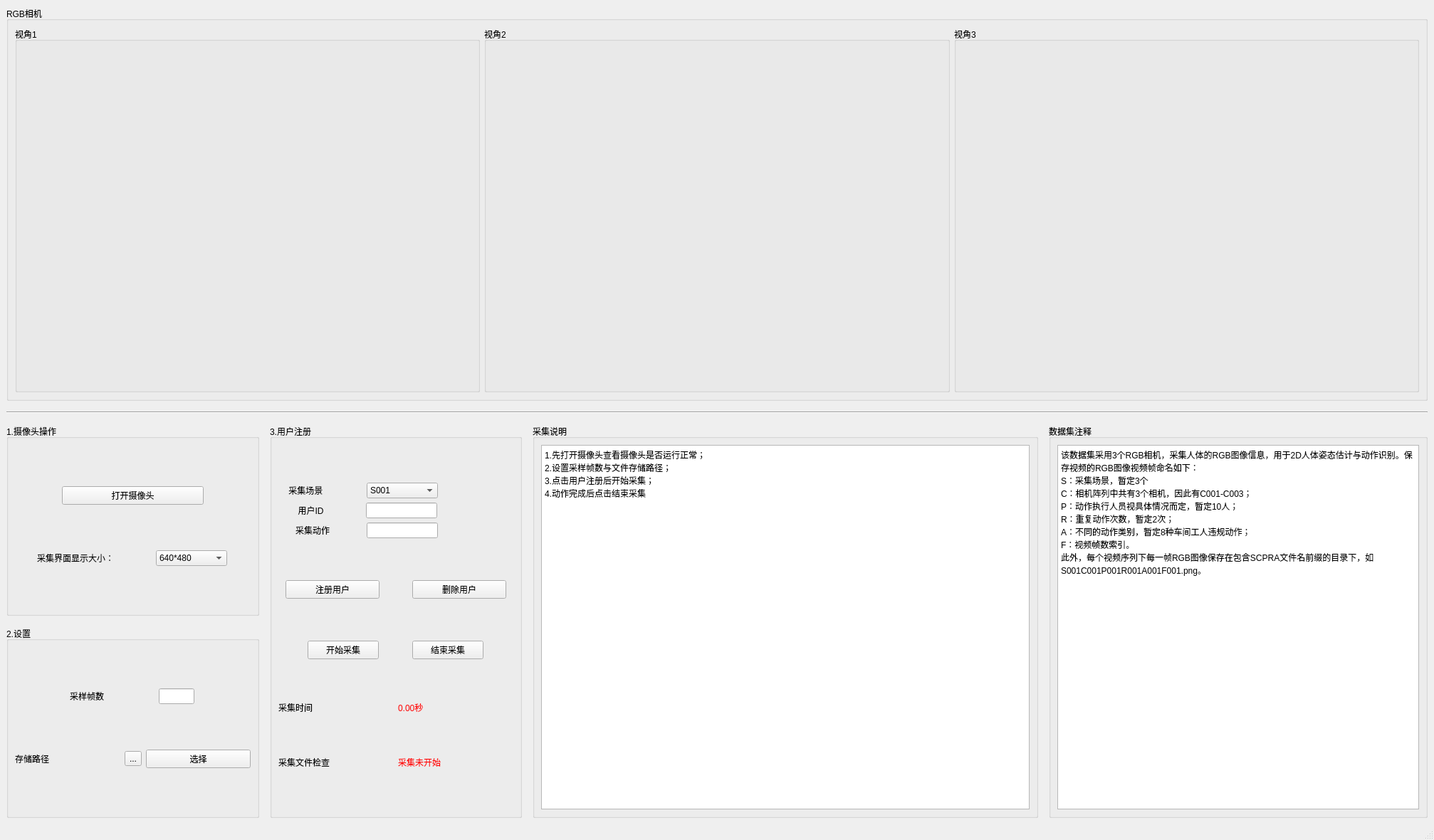
<?xml version="1.0" encoding="UTF-8"?>
<ui version="4.0">
 <class>mainWindow</class>
 <widget class="QMainWindow" name="mainWindow">
  <property name="geometry">
   <rect>
    <x>0</x>
    <y>0</y>
    <width>2014</width>
    <height>1180</height>
   </rect>
  </property>
  <property name="windowTitle">
   <string>毕设数据采集</string>
  </property>
  <property name="windowIcon">
   <iconset>
    <normaloff>西大图标.png</normaloff>西大图标.png</iconset>
  </property>
  <widget class="QWidget" name="centralwidget">
   <layout class="QVBoxLayout" name="verticalLayout_5" stretch="1,1,1">
    <property name="spacing">
     <number>15</number>
    </property>
    <item>
     <widget class="QGroupBox" name="groupBox_3">
      <property name="title">
       <string>RGB相机</string>
      </property>
      <layout class="QHBoxLayout" name="horizontalLayout_2">
       <item>
        <widget class="QGroupBox" name="View1Groupbox">
         <property name="title">
          <string>视角1</string>
         </property>
         <layout class="QVBoxLayout" name="verticalLayout_7">
          <item>
           <widget class="QLabel" name="View_1">
            <property name="text">
             <string/>
            </property>
           </widget>
          </item>
         </layout>
        </widget>
       </item>
       <item>
        <widget class="QGroupBox" name="View2Groupbox">
         <property name="title">
          <string>视角2</string>
         </property>
         <layout class="QVBoxLayout" name="verticalLayout_8">
          <item>
           <widget class="QLabel" name="View_2">
            <property name="text">
             <string/>
            </property>
           </widget>
          </item>
         </layout>
        </widget>
       </item>
       <item>
        <widget class="QGroupBox" name="View3Groupbox">
         <property name="title">
          <string>视角3</string>
         </property>
         <layout class="QVBoxLayout" name="verticalLayout_9">
          <item>
           <widget class="QLabel" name="View_3">
            <property name="text">
             <string/>
            </property>
           </widget>
          </item>
         </layout>
        </widget>
       </item>
      </layout>
     </widget>
    </item>
    <item>
     <widget class="Line" name="line_2">
      <property name="orientation">
       <enum>Qt::Horizontal</enum>
      </property>
     </widget>
    </item>
    <item>
     <layout class="QHBoxLayout" name="horizontalLayout_14" stretch="4,4,8,6">
      <item>
       <layout class="QVBoxLayout" name="verticalLayout_4" stretch="8,8">
        <property name="spacing">
         <number>15</number>
        </property>
        <item>
         <widget class="QGroupBox" name="groupBox_9">
          <property name="title">
           <string>1.摄像头操作</string>
          </property>
          <layout class="QVBoxLayout" name="verticalLayout_10">
           <item>
            <layout class="QHBoxLayout" name="horizontalLayout_8" stretch="1,3,1">
             <item>
              <spacer name="horizontalSpacer_2">
               <property name="orientation">
                <enum>Qt::Horizontal</enum>
               </property>
               <property name="sizeHint" stdset="0">
                <size>
                 <width>40</width>
                 <height>20</height>
                </size>
               </property>
              </spacer>
             </item>
             <item>
              <widget class="QPushButton" name="OpenCamButton">
               <property name="sizePolicy">
                <sizepolicy hsizetype="Expanding" vsizetype="Fixed">
                 <horstretch>0</horstretch>
                 <verstretch>0</verstretch>
                </sizepolicy>
               </property>
               <property name="maximumSize">
                <size>
                 <width>200</width>
                 <height>16777215</height>
                </size>
               </property>
               <property name="text">
                <string>打开摄像头</string>
               </property>
              </widget>
             </item>
             <item>
              <spacer name="horizontalSpacer">
               <property name="orientation">
                <enum>Qt::Horizontal</enum>
               </property>
               <property name="sizeHint" stdset="0">
                <size>
                 <width>40</width>
                 <height>20</height>
                </size>
               </property>
              </spacer>
             </item>
            </layout>
           </item>
           <item>
            <layout class="QHBoxLayout" name="horizontalLayout_6">
             <item>
              <widget class="QLabel" name="label">
               <property name="sizePolicy">
                <sizepolicy hsizetype="Preferred" vsizetype="Fixed">
                 <horstretch>0</horstretch>
                 <verstretch>0</verstretch>
                </sizepolicy>
               </property>
               <property name="maximumSize">
                <size>
                 <width>130</width>
                 <height>16777215</height>
                </size>
               </property>
               <property name="text">
                <string>采集界面显示大小：</string>
               </property>
              </widget>
             </item>
             <item>
              <widget class="QComboBox" name="ShownSizebox">
               <property name="maximumSize">
                <size>
                 <width>100</width>
                 <height>16777215</height>
                </size>
               </property>
               <item>
                <property name="text">
                 <string>640*480</string>
                </property>
               </item>
               <item>
                <property name="text">
                 <string>320*240</string>
                </property>
               </item>
              </widget>
             </item>
            </layout>
           </item>
          </layout>
         </widget>
        </item>
        <item>
         <widget class="QGroupBox" name="groupBox_10">
          <property name="title">
           <string>2.设置</string>
          </property>
          <layout class="QVBoxLayout" name="verticalLayout">
           <item>
            <layout class="QHBoxLayout" name="horizontalLayout_12" stretch="5,5">
             <property name="spacing">
              <number>0</number>
             </property>
             <property name="sizeConstraint">
              <enum>QLayout::SetMinimumSize</enum>
             </property>
             <property name="rightMargin">
              <number>0</number>
             </property>
             <item>
              <widget class="QLabel" name="FrameLabel">
               <property name="sizePolicy">
                <sizepolicy hsizetype="Fixed" vsizetype="Preferred">
                 <horstretch>0</horstretch>
                 <verstretch>0</verstretch>
                </sizepolicy>
               </property>
               <property name="text">
                <string>采样帧数</string>
               </property>
              </widget>
             </item>
             <item>
              <widget class="QLineEdit" name="FrameEditLine">
               <property name="enabled">
                <bool>true</bool>
               </property>
               <property name="sizePolicy">
                <sizepolicy hsizetype="Preferred" vsizetype="Fixed">
                 <horstretch>0</horstretch>
                 <verstretch>0</verstretch>
                </sizepolicy>
               </property>
               <property name="maximumSize">
                <size>
                 <width>50</width>
                 <height>16777215</height>
                </size>
               </property>
              </widget>
             </item>
            </layout>
           </item>
           <item>
            <layout class="QHBoxLayout" name="horizontalLayout_13">
             <item>
              <widget class="QLabel" name="SavePathLabel">
               <property name="text">
                <string>存储路径</string>
               </property>
              </widget>
             </item>
             <item>
              <widget class="QToolButton" name="ShowPathButton">
               <property name="text">
                <string>...</string>
               </property>
              </widget>
             </item>
             <item>
              <widget class="QPushButton" name="PathOpenButton">
               <property name="text">
                <string>选择</string>
               </property>
              </widget>
             </item>
            </layout>
           </item>
          </layout>
         </widget>
        </item>
       </layout>
      </item>
      <item>
       <widget class="QGroupBox" name="groupBox_2">
        <property name="sizePolicy">
         <sizepolicy hsizetype="Minimum" vsizetype="Preferred">
          <horstretch>1</horstretch>
          <verstretch>0</verstretch>
         </sizepolicy>
        </property>
        <property name="title">
         <string>3.用户注册</string>
        </property>
        <layout class="QVBoxLayout" name="verticalLayout_3" stretch="5,5,5,1,1">
         <item>
          <layout class="QVBoxLayout" name="verticalLayout_2">
           <item>
            <layout class="QHBoxLayout" name="horizontalLayout_11" stretch="2,4">
             <property name="spacing">
              <number>7</number>
             </property>
             <property name="rightMargin">
              <number>95</number>
             </property>
             <item>
              <widget class="QLabel" name="SceneLabel">
               <property name="sizePolicy">
                <sizepolicy hsizetype="Preferred" vsizetype="Preferred">
                 <horstretch>0</horstretch>
                 <verstretch>0</verstretch>
                </sizepolicy>
               </property>
               <property name="maximumSize">
                <size>
                 <width>95</width>
                 <height>16777215</height>
                </size>
               </property>
               <property name="text">
                <string> 采集场景</string>
               </property>
              </widget>
             </item>
             <item>
              <widget class="QComboBox" name="SceneChosenBox">
               <property name="maximumSize">
                <size>
                 <width>100</width>
                 <height>16777215</height>
                </size>
               </property>
               <item>
                <property name="text">
                 <string>S001</string>
                </property>
               </item>
               <item>
                <property name="text">
                 <string>S002</string>
                </property>
               </item>
               <item>
                <property name="text">
                 <string>S003</string>
                </property>
               </item>
              </widget>
             </item>
            </layout>
           </item>
           <item>
            <layout class="QHBoxLayout" name="horizontalLayout_10" stretch="0,0">
             <property name="spacing">
              <number>1</number>
             </property>
             <property name="sizeConstraint">
              <enum>QLayout::SetDefaultConstraint</enum>
             </property>
             <property name="rightMargin">
              <number>85</number>
             </property>
             <item>
              <widget class="QLabel" name="IDLabel">
               <property name="sizePolicy">
                <sizepolicy hsizetype="Preferred" vsizetype="Fixed">
                 <horstretch>0</horstretch>
                 <verstretch>0</verstretch>
                </sizepolicy>
               </property>
               <property name="maximumSize">
                <size>
                 <width>80</width>
                 <height>16777215</height>
                </size>
               </property>
               <property name="text">
                <string>  用户ID</string>
               </property>
              </widget>
             </item>
             <item>
              <widget class="QLineEdit" name="ID_EditLine">
               <property name="sizePolicy">
                <sizepolicy hsizetype="Expanding" vsizetype="Fixed">
                 <horstretch>0</horstretch>
                 <verstretch>0</verstretch>
                </sizepolicy>
               </property>
               <property name="maximumSize">
                <size>
                 <width>100</width>
                 <height>16777215</height>
                </size>
               </property>
              </widget>
             </item>
            </layout>
           </item>
           <item>
            <layout class="QHBoxLayout" name="horizontalLayout_9" stretch="0,0">
             <property name="rightMargin">
              <number>80</number>
             </property>
             <item>
              <widget class="QLabel" name="ActionLabel">
               <property name="maximumSize">
                <size>
                 <width>70</width>
                 <height>16777215</height>
                </size>
               </property>
               <property name="text">
                <string>采集动作</string>
               </property>
              </widget>
             </item>
             <item>
              <widget class="QLineEdit" name="ActionEditLine">
               <property name="sizePolicy">
                <sizepolicy hsizetype="Expanding" vsizetype="Fixed">
                 <horstretch>0</horstretch>
                 <verstretch>0</verstretch>
                </sizepolicy>
               </property>
               <property name="maximumSize">
                <size>
                 <width>100</width>
                 <height>16777215</height>
                </size>
               </property>
              </widget>
             </item>
            </layout>
           </item>
          </layout>
         </item>
         <item>
          <layout class="QHBoxLayout" name="horizontalLayout_7" stretch="1,0,1">
           <property name="leftMargin">
            <number>10</number>
           </property>
           <property name="rightMargin">
            <number>10</number>
           </property>
           <item>
            <widget class="QPushButton" name="SignupButton">
             <property name="text">
              <string>注册用户</string>
             </property>
            </widget>
           </item>
           <item>
            <spacer name="horizontalSpacer_3">
             <property name="orientation">
              <enum>Qt::Horizontal</enum>
             </property>
             <property name="sizeHint" stdset="0">
              <size>
               <width>40</width>
               <height>20</height>
              </size>
             </property>
            </spacer>
           </item>
           <item>
            <widget class="QPushButton" name="DeleteButton">
             <property name="text">
              <string>删除用户</string>
             </property>
            </widget>
           </item>
          </layout>
         </item>
         <item>
          <layout class="QHBoxLayout" name="horizontalLayout_4" stretch="0,0">
           <item>
            <widget class="QPushButton" name="StartCollectButton">
             <property name="maximumSize">
              <size>
               <width>100</width>
               <height>16777215</height>
              </size>
             </property>
             <property name="text">
              <string>开始采集</string>
             </property>
            </widget>
           </item>
           <item>
            <widget class="QPushButton" name="EndCollectButton">
             <property name="maximumSize">
              <size>
               <width>100</width>
               <height>16777215</height>
              </size>
             </property>
             <property name="text">
              <string>结束采集</string>
             </property>
            </widget>
           </item>
          </layout>
         </item>
         <item>
          <layout class="QHBoxLayout" name="horizontalLayout_5">
           <item>
            <widget class="QLabel" name="ProgressLabel_2">
             <property name="text">
              <string>采集时间</string>
             </property>
            </widget>
           </item>
           <item>
            <widget class="QLabel" name="ShowCollectTime">
             <property name="enabled">
              <bool>true</bool>
             </property>
             <property name="sizePolicy">
              <sizepolicy hsizetype="Preferred" vsizetype="Fixed">
               <horstretch>0</horstretch>
               <verstretch>0</verstretch>
              </sizepolicy>
             </property>
             <property name="styleSheet">
              <string notr="true">QLabel{
color:rgb(255, 0, 0)
}</string>
             </property>
             <property name="text">
              <string>0.00秒</string>
             </property>
            </widget>
           </item>
          </layout>
         </item>
         <item>
          <layout class="QHBoxLayout" name="horizontalLayout">
           <item>
            <widget class="QLabel" name="ProgressLabel">
             <property name="text">
              <string>采集文件检查</string>
             </property>
            </widget>
           </item>
           <item>
            <widget class="QLabel" name="ShowCollectStatus">
             <property name="enabled">
              <bool>true</bool>
             </property>
             <property name="sizePolicy">
              <sizepolicy hsizetype="Preferred" vsizetype="Fixed">
               <horstretch>0</horstretch>
               <verstretch>0</verstretch>
              </sizepolicy>
             </property>
             <property name="styleSheet">
              <string notr="true">QLabel{
color:rgb(255, 0, 0)
}</string>
             </property>
             <property name="text">
              <string>采集未开始</string>
             </property>
            </widget>
           </item>
          </layout>
         </item>
        </layout>
       </widget>
      </item>
      <item>
       <widget class="QGroupBox" name="groupBox">
        <property name="title">
         <string>采集说明</string>
        </property>
        <layout class="QVBoxLayout" name="verticalLayout_6">
         <item>
          <widget class="QPlainTextEdit" name="plainTextEdit">
           <property name="plainText">
            <string>1.先打开摄像头查看摄像头是否运行正常；
2.设置采样帧数与文件存储路径；
3.点击用户注册后开始采集；
4.动作完成后点击结束采集</string>
           </property>
          </widget>
         </item>
        </layout>
       </widget>
      </item>
      <item>
       <widget class="QGroupBox" name="groupBox_8">
        <property name="title">
         <string>数据集注释</string>
        </property>
        <layout class="QHBoxLayout" name="horizontalLayout_3">
         <item>
          <widget class="QTextEdit" name="Annotation">
           <property name="sizePolicy">
            <sizepolicy hsizetype="Minimum" vsizetype="Preferred">
             <horstretch>4</horstretch>
             <verstretch>0</verstretch>
            </sizepolicy>
           </property>
           <property name="html">
            <string>&lt;!DOCTYPE HTML PUBLIC &quot;-//W3C//DTD HTML 4.0//EN&quot; &quot;http://www.w3.org/TR/REC-html40/strict.dtd&quot;&gt;
&lt;html&gt;&lt;head&gt;&lt;meta name=&quot;qrichtext&quot; content=&quot;1&quot; /&gt;&lt;style type=&quot;text/css&quot;&gt;
p, li { white-space: pre-wrap; }
&lt;/style&gt;&lt;/head&gt;&lt;body style=&quot; font-family:'SimSun'; font-size:9pt; font-weight:400; font-style:normal;&quot;&gt;
&lt;p style=&quot; margin-top:0px; margin-bottom:0px; margin-left:0px; margin-right:0px; -qt-block-indent:0; text-indent:0px;&quot;&gt;该数据集采用3个RGB相机，采集人体的RGB图像信息，用于2D人体姿态估计与动作识别。保存视频的RGB图像视频帧命名如下：&lt;/p&gt;
&lt;p style=&quot; margin-top:0px; margin-bottom:0px; margin-left:0px; margin-right:0px; -qt-block-indent:0; text-indent:0px;&quot;&gt;S：采集场景，暂定3个&lt;/p&gt;
&lt;p style=&quot; margin-top:0px; margin-bottom:0px; margin-left:0px; margin-right:0px; -qt-block-indent:0; text-indent:0px;&quot;&gt;C：相机阵列中共有3个相机，因此有C001-C003；&lt;/p&gt;
&lt;p style=&quot; margin-top:0px; margin-bottom:0px; margin-left:0px; margin-right:0px; -qt-block-indent:0; text-indent:0px;&quot;&gt;P：动作执行人员视具体情况而定，暂定10人；&lt;/p&gt;
&lt;p style=&quot; margin-top:0px; margin-bottom:0px; margin-left:0px; margin-right:0px; -qt-block-indent:0; text-indent:0px;&quot;&gt;R：重复动作次数，暂定2次；&lt;/p&gt;
&lt;p style=&quot; margin-top:0px; margin-bottom:0px; margin-left:0px; margin-right:0px; -qt-block-indent:0; text-indent:0px;&quot;&gt;A：不同的动作类别，暂定8种车间工人违规动作；&lt;/p&gt;
&lt;p style=&quot; margin-top:0px; margin-bottom:0px; margin-left:0px; margin-right:0px; -qt-block-indent:0; text-indent:0px;&quot;&gt;F：视频帧数索引。&lt;/p&gt;
&lt;p style=&quot; margin-top:0px; margin-bottom:0px; margin-left:0px; margin-right:0px; -qt-block-indent:0; text-indent:0px;&quot;&gt;此外，每个视频序列下每一帧RGB图像保存在包含SCPRA文件名前缀的目录下，如S001C001P001R001A001F001.png。&lt;/p&gt;&lt;/body&gt;&lt;/html&gt;</string>
           </property>
          </widget>
         </item>
        </layout>
       </widget>
      </item>
     </layout>
    </item>
   </layout>
  </widget>
  <widget class="QStatusBar" name="statusbar"/>
  <action name="actionopen">
   <property name="text">
    <string>open</string>
   </property>
  </action>
  <action name="actionclose">
   <property name="text">
    <string>close</string>
   </property>
  </action>
 </widget>
 <resources/>
 <connections>
  <connection>
   <sender>SignupButton</sender>
   <signal>clicked(bool)</signal>
   <receiver>ActionEditLine</receiver>
   <slot>setEnabled(bool)</slot>
   <hints>
    <hint type="sourcelabel">
     <x>422</x>
     <y>818</y>
    </hint>
    <hint type="destinationlabel">
     <x>581</x>
     <y>732</y>
    </hint>
   </hints>
  </connection>
  <connection>
   <sender>SignupButton</sender>
   <signal>clicked(bool)</signal>
   <receiver>ID_EditLine</receiver>
   <slot>setEnabled(bool)</slot>
   <hints>
    <hint type="sourcelabel">
     <x>411</x>
     <y>818</y>
    </hint>
    <hint type="destinationlabel">
     <x>561</x>
     <y>684</y>
    </hint>
   </hints>
  </connection>
  <connection>
   <sender>SignupButton</sender>
   <signal>clicked(bool)</signal>
   <receiver>SceneChosenBox</receiver>
   <slot>setEnabled(bool)</slot>
   <hints>
    <hint type="sourcelabel">
     <x>399</x>
     <y>821</y>
    </hint>
    <hint type="destinationlabel">
     <x>551</x>
     <y>635</y>
    </hint>
   </hints>
  </connection>
  <connection>
   <sender>DeleteButton</sender>
   <signal>clicked(bool)</signal>
   <receiver>ActionEditLine</receiver>
   <slot>setDisabled(bool)</slot>
   <hints>
    <hint type="sourcelabel">
     <x>566</x>
     <y>822</y>
    </hint>
    <hint type="destinationlabel">
     <x>581</x>
     <y>732</y>
    </hint>
   </hints>
  </connection>
  <connection>
   <sender>DeleteButton</sender>
   <signal>clicked(bool)</signal>
   <receiver>ID_EditLine</receiver>
   <slot>setDisabled(bool)</slot>
   <hints>
    <hint type="sourcelabel">
     <x>618</x>
     <y>825</y>
    </hint>
    <hint type="destinationlabel">
     <x>561</x>
     <y>684</y>
    </hint>
   </hints>
  </connection>
  <connection>
   <sender>DeleteButton</sender>
   <signal>clicked(bool)</signal>
   <receiver>SceneChosenBox</receiver>
   <slot>setDisabled(bool)</slot>
   <hints>
    <hint type="sourcelabel">
     <x>652</x>
     <y>832</y>
    </hint>
    <hint type="destinationlabel">
     <x>551</x>
     <y>635</y>
    </hint>
   </hints>
  </connection>
  <connection>
   <sender>DeleteButton</sender>
   <signal>clicked(bool)</signal>
   <receiver>ActionEditLine</receiver>
   <slot>clear()</slot>
   <hints>
    <hint type="sourcelabel">
     <x>587</x>
     <y>828</y>
    </hint>
    <hint type="destinationlabel">
     <x>558</x>
     <y>730</y>
    </hint>
   </hints>
  </connection>
  <connection>
   <sender>DeleteButton</sender>
   <signal>clicked(bool)</signal>
   <receiver>ID_EditLine</receiver>
   <slot>clear()</slot>
   <hints>
    <hint type="sourcelabel">
     <x>568</x>
     <y>828</y>
    </hint>
    <hint type="destinationlabel">
     <x>561</x>
     <y>684</y>
    </hint>
   </hints>
  </connection>
 </connections>
</ui>
